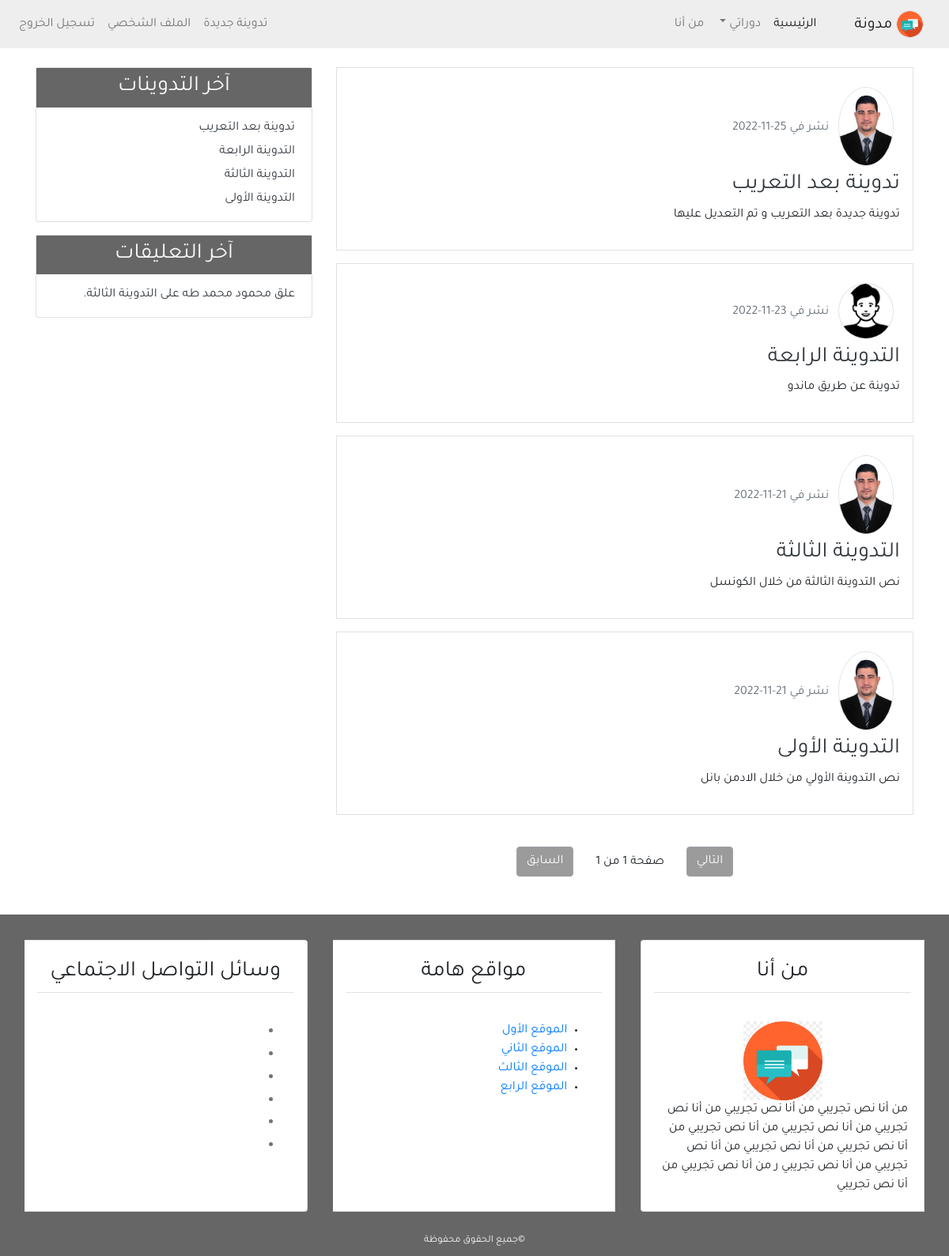
The app's page / (signed in) with its own data.
### blog/models.py (models this page shows, shortened)
class Post(models.Model):
    title = models.CharField(max_length=100)
    content = models.TextField()
    post_date = models.DateTimeField(default=timezone.now)
    post_updated = models.DateTimeField(auto_now=True)
    author = models.ForeignKey(User, on_delete=models.CASCADE, related_name='author')
    def __str__(self):
        return self.title
    class Meta:
        ordering = ('-post_date',)
        verbose_name = ("Post")
        verbose_name_plural = ("Posts")

class Comment(models.Model):
    name = models.CharField(max_length=50, verbose_name="الاسم")
    email = models.EmailField(verbose_name='البريد الالكتروني')
    body = models.TextField(verbose_name='التعليق')
    comment_date = models.DateTimeField(auto_now_add=True)
    active = models.BooleanField(default=False)
    post = models.ForeignKey(Post, on_delete=models.CASCADE, related_name="comments")
    class Meta:
        ordering = ('-comment_date',)
        verbose_name = ("Comment")
        verbose_name_plural = ("Comments")
    def __str__(self):
        return 'علق {} على {}.' .format(self.name, self.post)

### user/models.py (models this page shows, shortened)
class Profile(models.Model):
    image = models.ImageField(
        default='profile_pics/man-person-icon.png', upload_to='profile_pics')
    user = models.OneToOneField(User, on_delete=models.CASCADE)
    class Meta:
        verbose_name = ("Profile")
        verbose_name_plural = ("Profiles")
    def create_profile(sender, **kwargs):
        if kwargs['created']:
            user_profile = Profile.objects.create(user=kwargs['instance'])
    post_save.connect(create_profile, User)

### blog/views.py (the view)
# urls.py: path('',views.home, name='home'),
def home(request):
    posts = Post.objects.all()
    paginator = Paginator(posts, 5)
    page = request.GET.get('page')
    try:
        posts = paginator.page(page)
    except PageNotAnInteger:
        posts = paginator.page(1)
    except EmptyPage:
        posts = paginator.page(paginator.num_page)
    context = {
        'title': 'الصفحة الرئيسية',
        'posts': posts,
        'page' : page,
    }
    return render(request, 'blog/index.html', context)

### blog/templatetags/post_tag.py (called while the page is built)
@register.inclusion_tag('blog/latest_posts.html')
def latest_posts():
    l_posts = Post.objects.all()[0:5]
    context = {
        'l_posts': l_posts,
    }
    return context

@register.inclusion_tag('blog/latest_comments.html')
def latest_comments():
    l_comments = Comment.objects.filter(active=True)[0:5]
    context = {
        'l_comments': l_comments,
    }
    return context

### blog/templates/blog/index.html
{% extends 'blog/base.html' %}
{% load static %}
{% block content %}
 {% for post in posts %}
    <div class="border mb-3 p-3">
        {% if post.author.profile.image %}
        <img class="img-fluid rounded-circle border m-2" width="70px" src="{{post.author.profile.image.url}}" alt="صورة الناشر" />
        {% else %}
        <img class="img-fluid rounded-circle border m-2" width="70px" src="blog\static\blog\images\man-person-icon.png" alt="صورة الناشر" />
        {% endif %}
        <span class="text-secondary">نشر في {{post.post_date|date:'d-m-Y'}}</span>
        <h3><a class="text-dark" href="{% url 'blog:detail' post.id %}">{{ post.title }}</a></h3>
        <p>{{ post.content }}</p>
    </div>
 {% endfor %}
 {% include 'blog/pagination.html' with page=posts%}
{% endblock content %}

### blog/templates/blog/latest_posts.html
<ul class="list-group-flush latest-post">
    {% for post in l_posts %}
        <a href="{% url 'blog:detail' post.id %}" class="text-dark">
            <li class="list-group-item latest-post-item">
                {{ post.title }}</li>
        </a>
    {% endfor %}
</ul>

### blog/templates/blog/latest_comments.html
<ul class="list-group-flush latest-comment">
    {% for comment in l_comments %}
        <a href="{% url 'blog:detail' comment.post.id %}" class="text-dark">
            <li class="list-group-item latest-comment-item">
                {{ comment }}</li>
        </a>
        {% empty %}
        <li class="list-group-item latest-comment-item">لا يوجد تعليقات</li>
    {% endfor %}
</ul>

### blog/static/blog/css/main.css (style rules this page uses)
html, body { direction: rtl; text-align: right; }
body { font-family: 'Tajawal', sans-serif; }
.latest-post, .latest-comment { padding: 0 15px; }
.latest-post .latest-post-item, .latest-comment .latest-comment-item { padding: 6px; }
.latest-post li:first-child, .latest-comment li:first-child { border-top: 0; }
.latest-post li:last-child, .latest-comment li:last-child { border-bottom: 0; padding-bottom: 0; }

### records on screen
Post: author.profile.image (picture), post_date "25-11-2022", title "تدوينة بعد التعريب", content "تدوينة جديدة بعد التعريب و تم التعديل عليها"
Post: author.profile.image (picture), post_date "23-11-2022", title "التدوينة الرابعة", content "تدوينة عن طريق ماندو"
Post: author.profile.image (picture), post_date "21-11-2022", title "التدوينة الثالثة", content "نص التدوينة الثالثة من خلال الكونسل"
Post: author.profile.image (picture), post_date "21-11-2022", title "التدوينة الأولى", content "نص التدوينة الأولي من خلال الادمن بانل"
Comment: name+post "علق محمود محمد طه على التدوينة الثالثة."

### other values on screen
{{ page.paginator.num_pages }} "1"
